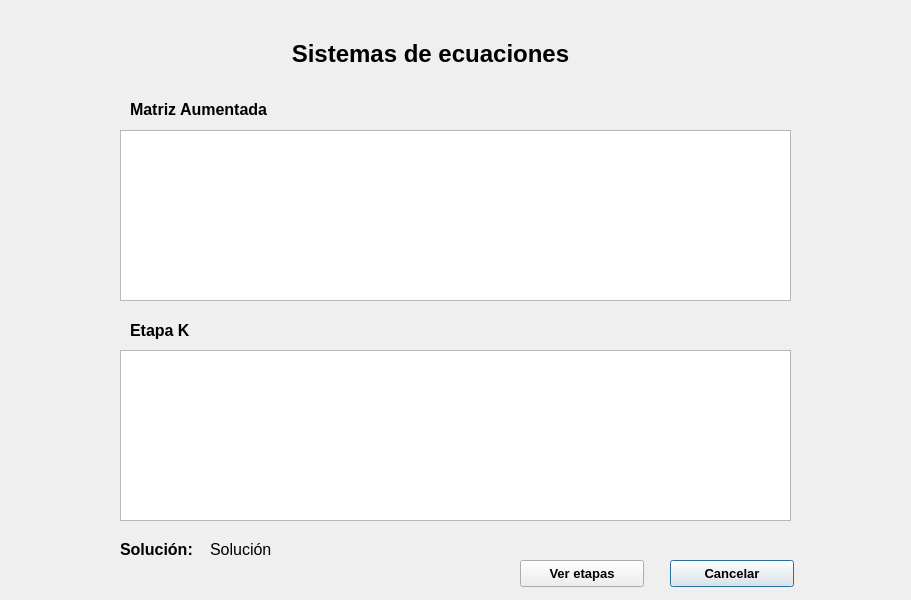
<?xml version="1.0" encoding="UTF-8"?>
<ui version="4.0">
 <class>Dialog</class>
 <widget class="QDialog" name="Dialog">
  <property name="geometry">
   <rect>
    <x>0</x>
    <y>0</y>
    <width>911</width>
    <height>600</height>
   </rect>
  </property>
  <property name="windowTitle">
   <string>Dialog</string>
  </property>
  <widget class="QLabel" name="label">
   <property name="geometry">
    <rect>
     <x>10</x>
     <y>40</y>
     <width>841</width>
     <height>29</height>
    </rect>
   </property>
   <property name="text">
    <string>&lt;html&gt;&lt;head/&gt;&lt;body&gt;&lt;p align=&quot;center&quot;&gt;&lt;span style=&quot; font-size:18pt; font-weight:600;&quot;&gt;Sistemas de ecuaciones&lt;/span&gt;&lt;/p&gt;&lt;/body&gt;&lt;/html&gt;</string>
   </property>
  </widget>
  <widget class="QLabel" name="label_4">
   <property name="geometry">
    <rect>
     <x>130</x>
     <y>100</y>
     <width>351</width>
     <height>21</height>
    </rect>
   </property>
   <property name="text">
    <string>&lt;html&gt;&lt;head/&gt;&lt;body&gt;&lt;p&gt;&lt;span style=&quot; font-size:12pt; font-weight:600;&quot;&gt;Matriz Aumentada&lt;/span&gt;&lt;span style=&quot; font-size:12pt;&quot;&gt;&lt;br/&gt;&lt;/span&gt;&lt;/p&gt;&lt;/body&gt;&lt;/html&gt;</string>
   </property>
  </widget>
  <widget class="QLabel" name="label_5">
   <property name="geometry">
    <rect>
     <x>130</x>
     <y>320</y>
     <width>351</width>
     <height>21</height>
    </rect>
   </property>
   <property name="text">
    <string>&lt;html&gt;&lt;head/&gt;&lt;body&gt;&lt;p&gt;&lt;span style=&quot; font-size:12pt; font-weight:600;&quot;&gt;Etapa K&lt;/span&gt;&lt;/p&gt;&lt;/body&gt;&lt;/html&gt;</string>
   </property>
  </widget>
  <widget class="QTableWidget" name="tableWidget">
   <property name="geometry">
    <rect>
     <x>120</x>
     <y>130</y>
     <width>671</width>
     <height>171</height>
    </rect>
   </property>
  </widget>
  <widget class="QTableWidget" name="tableWidget_2">
   <property name="geometry">
    <rect>
     <x>120</x>
     <y>350</y>
     <width>671</width>
     <height>171</height>
    </rect>
   </property>
  </widget>
  <widget class="QLabel" name="label_6">
   <property name="geometry">
    <rect>
     <x>120</x>
     <y>540</y>
     <width>81</width>
     <height>21</height>
    </rect>
   </property>
   <property name="text">
    <string>&lt;html&gt;&lt;head/&gt;&lt;body&gt;&lt;p&gt;&lt;span style=&quot; font-size:12pt; font-weight:600;&quot;&gt;Solución:&lt;/span&gt;&lt;span style=&quot; font-size:12pt;&quot;&gt;&lt;br/&gt;&lt;/span&gt;&lt;/p&gt;&lt;/body&gt;&lt;/html&gt;</string>
   </property>
  </widget>
  <widget class="QLabel" name="label_7">
   <property name="geometry">
    <rect>
     <x>210</x>
     <y>540</y>
     <width>581</width>
     <height>21</height>
    </rect>
   </property>
   <property name="text">
    <string>&lt;html&gt;&lt;head/&gt;&lt;body&gt;&lt;p&gt;&lt;span style=&quot; font-size:12pt;&quot;&gt;Solución&lt;/span&gt;&lt;span style=&quot; font-size:12pt;&quot;&gt;&lt;br/&gt;&lt;/span&gt;&lt;/p&gt;&lt;/body&gt;&lt;/html&gt;</string>
   </property>
  </widget>
  <widget class="QPushButton" name="pushButton_3">
   <property name="geometry">
    <rect>
     <x>670</x>
     <y>560</y>
     <width>124</width>
     <height>27</height>
    </rect>
   </property>
   <property name="font">
    <font>
     <pointsize>10</pointsize>
     <weight>75</weight>
     <bold>true</bold>
    </font>
   </property>
   <property name="text">
    <string>Cancelar</string>
   </property>
  </widget>
  <widget class="QPushButton" name="etapas">
   <property name="geometry">
    <rect>
     <x>520</x>
     <y>560</y>
     <width>124</width>
     <height>27</height>
    </rect>
   </property>
   <property name="font">
    <font>
     <pointsize>10</pointsize>
     <weight>75</weight>
     <bold>true</bold>
    </font>
   </property>
   <property name="text">
    <string>Ver etapas</string>
   </property>
  </widget>
 </widget>
 <resources/>
 <connections/>
</ui>
